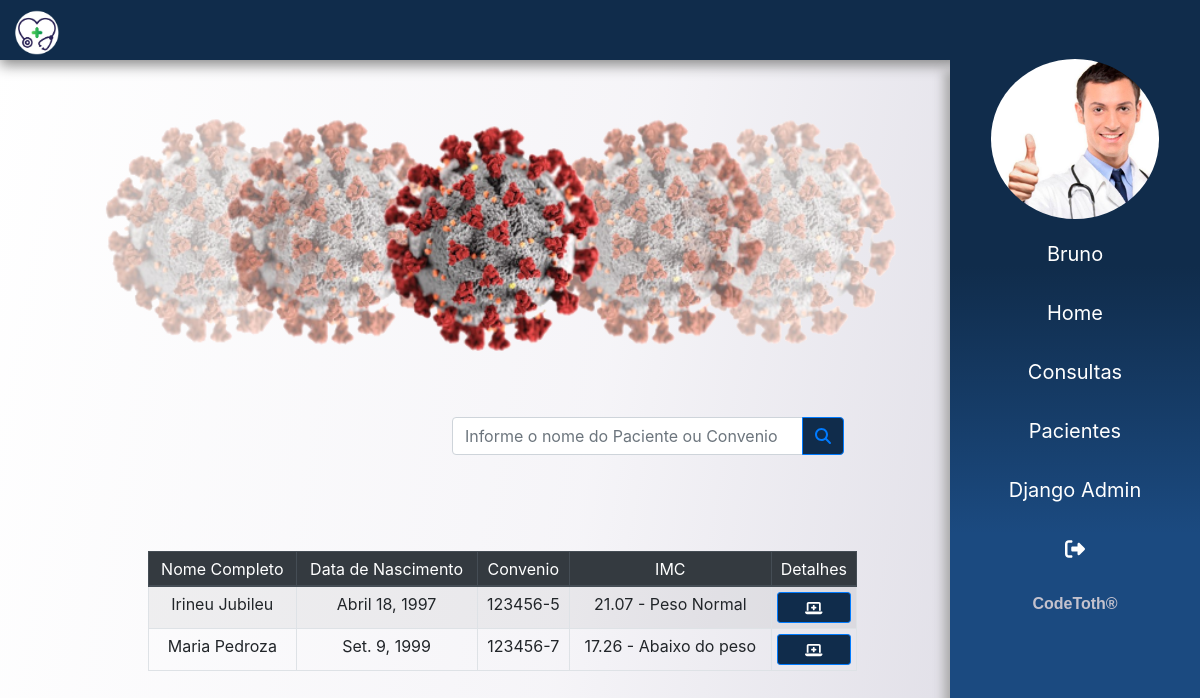
/pacientes/ (signed in), run on an earlier commit of the app's database.
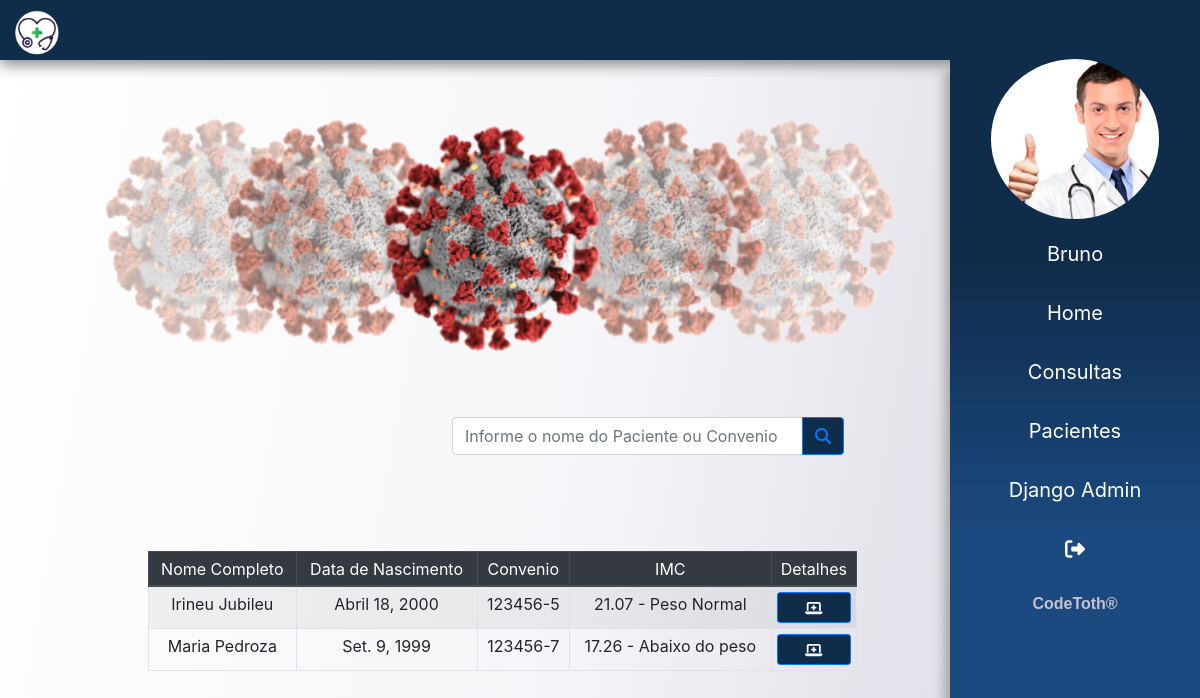
And on a later commit of the database.
### app/paciente/models.py (models this page shows)
class Paciente(models.Model):
    nome = models.CharField(max_length=200)
    sexo = models.CharField(max_length=1)
    data_nascimento = models.DateField()
    cpf = models.CharField(max_length=20, unique=True)
    rg = models.CharField(max_length=20, unique=True)
    carteira_convenio = models.CharField(max_length=30, unique=True)
    peso = models.FloatField()
    altura = models.FloatField()
    imc = models.CharField(max_length=100)

### app/paciente/views.py (the view)
# urls.py: path('', listar, name='conusultas')
@login_required(login_url='login')
def listar(request):
    dados =  get_dados(request)
    lst_pacientes = Paciente.objects.all()
    for paciente in lst_pacientes:
        imc = calculo_imc(paciente.peso, paciente.altura)
        paciente.imc = imc
        idade = calculo_idade(paciente.data_nascimento)
    dados['lst_pacientes'] = lst_pacientes
    return render(request, 'paciente/lista_pacientes.html', dados)

### templates/paciente/lista_pacientes.html
{% extends 'base.html' %}
{% load static %}
{% block content %}
<main>
    <section class="container-fluid">
        <div class="col-md-10">
            {% include 'partials/_campanha.html' %}
            <div class="row">
                <div class="col"></div>
                <div class="col" style="padding-right: 15%!important;">
                <div class="input-group mb-3">
                    <input type="text" class="form-control" placeholder="Informe o nome do Paciente ou Convenio">
                    <div class="input-group-append">
                        <button class="btn btn-outline-primary" type="button" id="button-addon2"><i class="fas fa-search"></i></button>
                    </div>
                </div>
                </div>
            </div>
            <table class="table table-sm table-bordered table-striped mx-auto text-center agenda" >
                <thead class="thead-dark ">
                    <tr>
                        <th scope="col">Nome Completo</th>
                        <th scope="col">Data de Nascimento</th>
                        <th scope="col">Convenio</th>
                        <th scope="col">IMC</th>
                        <th scope="col">Detalhes</th>
                    </tr>
                </thead>
                <tbody>
                    {% for paciente in lst_pacientes %}
                    <tr>
                        <th scope="row">{{ paciente.nome }}</th>
                        <td>{{ paciente.data_nascimento }}</td>
                        <td> {{ paciente.carteira_convenio }} </td>
                        <td>{{ paciente.imc }}</td>
                        <td>
                            <a href="{% url 'det_paciente' paciente.id %}" class="btn btn-sm btn-block btn-primary"> <i class="fas fa-laptop-medical"></i> </a>
                        </td>
                    </tr>
                    {% endfor %}
                </tbody>
            </table>
        </div>
    </section>
</main>
{% endblock %}

What changed in the data, as far as the page shows it:
changed Paciente "Irineu Jubileu": data_nascimento "Abril 18, 1997" → "Abril 18, 2000"
